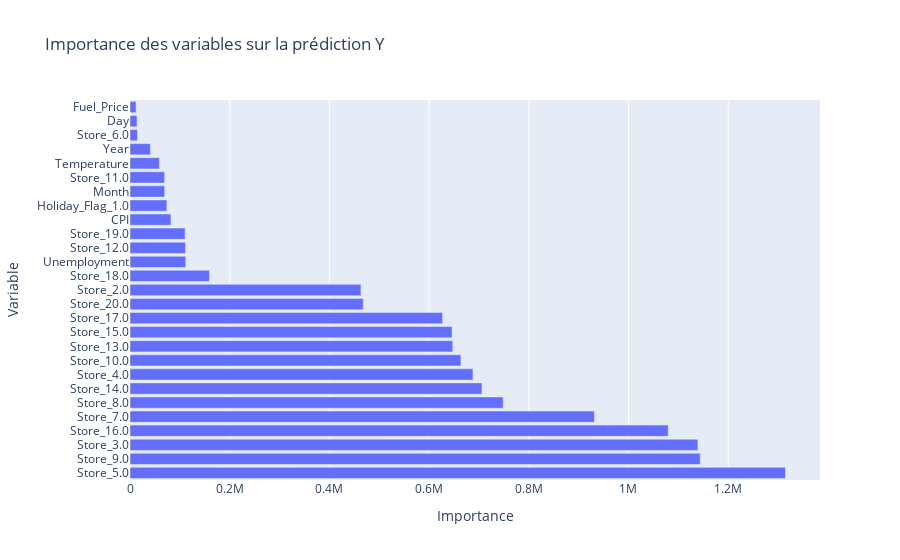

Notebook cell for this chart:
### Markdown cell above
### Calcul des coefficients
---

### Code cell
lr.coef_ # Chaque valeur indique :Combien la variable correspondante influence la prédiction y. positif → augmente y, négatif → diminue y.

# Coefficient par importance d'influence sur la prédiction de notre Target
nom_col_num = numerical_columns  # colonnes numériques
nom_col_cat = preprocessor.named_transformers_['cat'].get_feature_names_out()
nom_col_cat_num = np.concatenate([nom_col_num, nom_col_cat])

# création df
df_coef=pd.DataFrame({'Variable' : nom_col_cat_num, 'Coefficient' : lr.coef_})

# trie par valeur absolue pour meilleur comprehension des resultats
df_coef['Importance']=df_coef['Coefficient'].abs()
df_coef=df_coef.sort_values(by='Importance', ascending=False)

print(df_coef[['Variable', 'Coefficient', 'Importance']])

# Visualisation de l'importance des coefficients
fig = px.bar(
    df_coef,
    x="Importance",      
    y="Variable",        
    orientation="h",    
    title="Importance des variables sur la prédiction Y"
)
fig.show()

### Figure 1 — Plotly figure (JSON) as saved in the notebook; plotly's stock layout.template omitted (floating-point values rounded to 4 significant figures)
{"data": [{"alignmentgroup": "True", "hovertemplate": "Importance=%{x}<br>Variable=%{y}<extra></extra>", "legendgroup": "", "marker": {"color": "#636efa", "pattern": {"shape": ""}}, "name": "", "offsetgroup": "", "orientation": "h", "showlegend": false, "textposition": "auto", "type": "bar", "x": [1315000.0, 1144000.0, 1139000.0, 1080000.0, 931600.0, 748700.0, 706000.0, 688000.0, 663800.0, 647500.0, 646000.0, 627000.0, 467800.0, 463200.0, 159500.0, 111800.0, 111300.0, 110600.0, 82130.0, 73920.0, 69580.0, 69480.0, 58910.0, 40870.0, 15040.0, 14060.0, 12060.0], "xaxis": "x", "y": ["Store_5.0", "Store_9.0", "Store_3.0", "Store_16.0", "Store_7.0", "Store_8.0", "Store_14.0", "Store_4.0", "Store_10.0", "Store_13.0", "Store_15.0", "Store_17.0", "Store_20.0", "Store_2.0", "Store_18.0", "Unemployment", "Store_12.0", "Store_19.0", "CPI", "Holiday_Flag_1.0", "Month", "Store_11.0", "Temperature", "Year", "Store_6.0", "Day", "Fuel_Price"], "yaxis": "y"}], "layout": {"barmode": "relative", "legend": {"tracegroupgap": 0}, "title": {"text": "Importance des variables sur la prédiction Y"}, "xaxis": {"anchor": "y", "domain": [0, 1], "title": {"text": "Importance"}}, "yaxis": {"anchor": "x", "domain": [0, 1], "title": {"text": "Variable"}}}}
